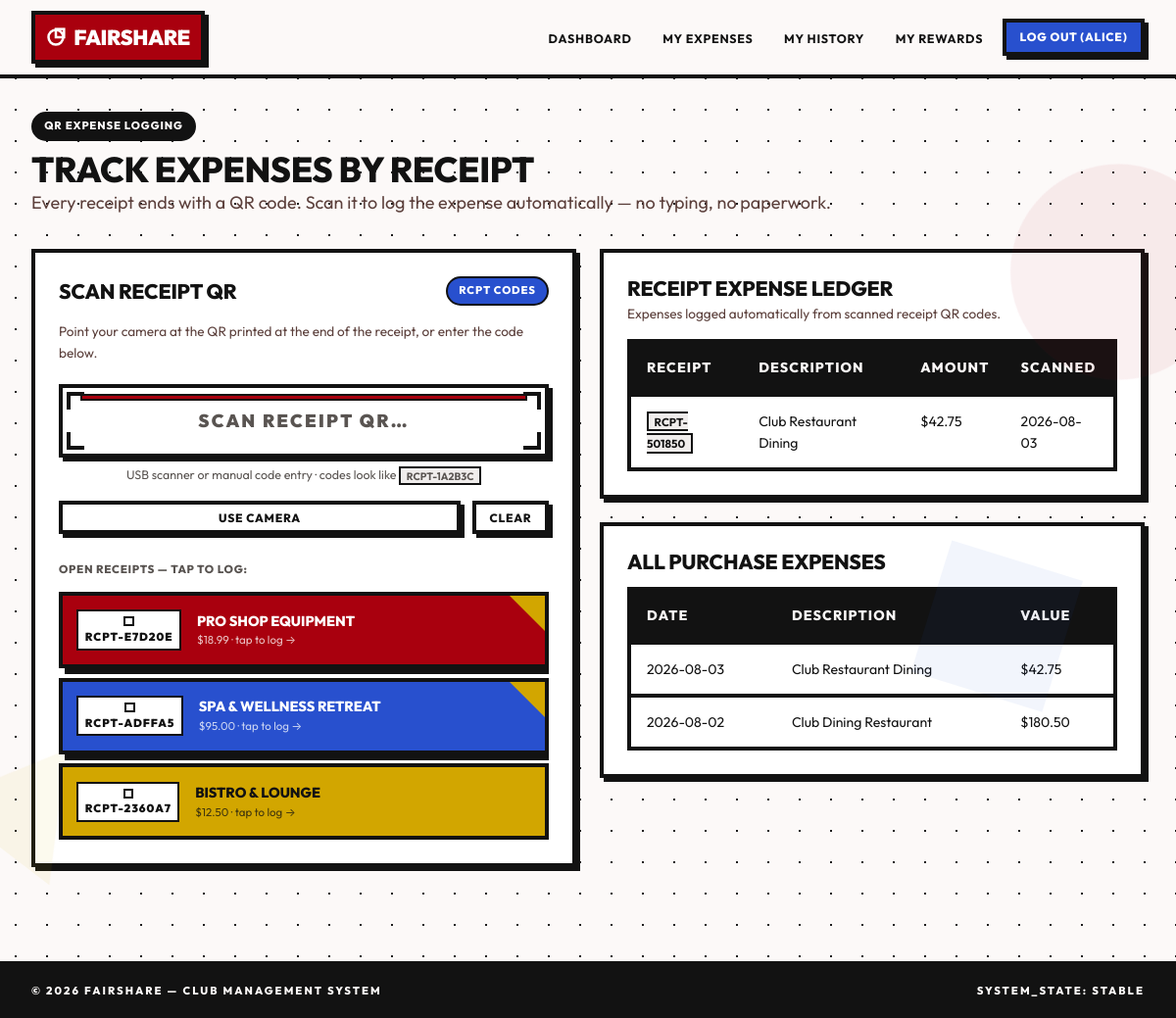
Page /member/expenses (signed in) on the committed database.
### tables this page shows
CREATE TABLE users (
            id INTEGER PRIMARY KEY AUTOINCREMENT,
            username TEXT UNIQUE NOT NULL,
            password_hash TEXT NOT NULL,
            role TEXT NOT NULL CHECK(role IN ('member', 'admin')),
            created_at TIMESTAMP DEFAULT CURRENT_TIMESTAMP
        );

CREATE TABLE receipts (
            id INTEGER PRIMARY KEY AUTOINCREMENT,
            receipt_code TEXT UNIQUE NOT NULL,
            service_name TEXT NOT NULL,
            amount REAL NOT NULL DEFAULT 0.0,
            status TEXT NOT NULL DEFAULT 'unscanned' CHECK(status IN ('unscanned', 'scanned')),
            scanned_by_member INTEGER,
            scanned_by_guest INTEGER,
            scanned_at TIMESTAMP,
            issued_at TIMESTAMP DEFAULT CURRENT_TIMESTAMP,
            FOREIGN KEY (scanned_by_member) REFERENCES members (id) ON DELETE SET NULL,
            FOREIGN KEY (scanned_by_guest) REFERENCES guest_ids (id) ON DELETE SET NULL
        );

CREATE TABLE activities (
            id INTEGER PRIMARY KEY AUTOINCREMENT,
            member_id INTEGER NOT NULL,
            activity_type TEXT NOT NULL CHECK(activity_type IN ('visit', 'purchase', 'referral', 'facility')),
            service_name TEXT NOT NULL,
            transaction_value REAL DEFAULT 0.0,
            guest_count INTEGER DEFAULT 0,
            created_at TIMESTAMP DEFAULT CURRENT_TIMESTAMP,
            FOREIGN KEY (member_id) REFERENCES members (id) ON DELETE CASCADE
        );

### main.py (the view)
@app.route('/member/expenses')
@login_required
def member_expenses():
    conn = get_db()
    cursor = conn.cursor()
    cursor.execute("SELECT * FROM members WHERE user_id = ?", (session['user_id'],))
    member = cursor.fetchone()
    if not member:
        conn.close()
        flash('Member profile not found.', 'danger')
        return redirect(url_for('index'))
    cursor.execute('''
        SELECT activity_type, service_name, transaction_value, created_at
        FROM activities WHERE member_id = ? AND activity_type = 'purchase'
        ORDER BY created_at DESC LIMIT 15
    ''', (member['id'],))
    expenses = cursor.fetchall()
    cursor.execute('''
        SELECT * FROM receipts WHERE scanned_by_member = ? ORDER BY scanned_at DESC LIMIT 10
    ''', (member['id'],))
    scanned_receipts = cursor.fetchall()
    cursor.execute("SELECT * FROM receipts WHERE status = 'unscanned' ORDER BY issued_at DESC LIMIT 6")
    open_receipts = cursor.fetchall()
    conn.close()
    return render_template('member/expenses.html', member=member, expenses=expenses,
                           scanned_receipts=scanned_receipts, open_receipts=open_receipts)

### database.py (called while the page is built)
def get_db():
    db_path = Config.DATABASE
    os.makedirs(os.path.dirname(db_path), exist_ok=True)
    conn = sqlite3.connect(db_path)
    conn.row_factory = sqlite3.Row
    conn.execute("PRAGMA foreign_keys = ON;")
    return conn

### main.py (called while the page is built)
@app.after_request
def add_header(response):
    if app.debug:
        response.headers['Cache-Control'] = 'no-cache, no-store, must-revalidate'
    else:
        response.headers['Cache-Control'] = 'public, max-age=3600'
    return response

def login_required(f):
    @functools.wraps(f)
    def decorated_function(*args, **kwargs):
        if 'user_id' not in session:
            flash('Please log in to access this page.', 'warning')
            return redirect(url_for('login'))
        return f(*args, **kwargs)
    return decorated_function

@app.context_processor
def inject_user():
    user = None
    member = None
    guest = None
    if 'user_id' in session:
        conn = get_db()
        cursor = conn.cursor()
        cursor.execute("SELECT id, username, role FROM users WHERE id = ?", (session['user_id'],))
        user = cursor.fetchone()
        if user and user['role'] == 'member':
            cursor.execute("SELECT * FROM members WHERE user_id = ?", (user['id'],))
            member = cursor.fetchone()
        conn.close()
    if 'guest_id' in session:
        conn = get_db()
        cursor = conn.cursor()
        cursor.execute("SELECT id, guest_name, guest_code FROM guest_ids WHERE id = ?", (session['guest_id'],))
        guest = cursor.fetchone()
        conn.close()
    return dict(current_user=user, current_member=member, current_guest=guest)

### templates/member/expenses.html (shortened to what this page needs)
{% extends "base.html" %}
{% block content %}
<div style="margin-bottom: 2rem;">
  <span class="badge badge-black" style="margin-bottom: 0.5rem;">QR Expense Logging</span>
  <h1>Track Expenses by Receipt</h1>
  <p style="color: var(--text-muted);">Every receipt ends with a QR code. Scan it to log the expense automatically — no typing, no paperwork.</p>
</div>
<div class="grid grid-cols-2" style="gap: 1.5rem; margin-bottom: 2rem;">
  <div class="card" id="receipt-scanner-card">
    <div style="display: flex; justify-content: space-between; align-items: center; margin-bottom: 1rem;">
      <h3>Scan Receipt QR</h3>
      <span class="badge badge-blue">RCPT Codes</span>
    </div>
    <p style="color: var(--text-muted); font-size: 0.85rem; margin-bottom: 0.5rem;">
      Point your camera at the QR printed at the end of the receipt, or enter the code below.
    </p>
    <form action="{{ url_for('member_receipt_scan') }}" method="POST" id="receipt-scanner-form" class="scanner-form">
      <div class="scanner-frame">
        <span class="scan-corner tl"></span><span class="scan-corner tr"></span>
        <span class="scan-corner bl"></span><span class="scan-corner br"></span>
        <div class="scan-line"></div>
        <input type="text" name="receipt_code" id="receipt-code-input" class="scanner-input"
               placeholder="SCAN RECEIPT QR…" aria-label="Receipt QR code"
               autocomplete="off" autocapitalize="characters" spellcheck="false" autofocus required>
      </div>
      <p style="color: var(--text-dim); font-size: 0.78rem; text-align: center; margin-top: 0.5rem;">
        USB scanner or manual code entry · codes look like <code>RCPT-1A2B3C</code>
      </p>
    </form>
    <div style="display: flex; gap: 0.75rem; margin-top: 1rem;">
      <button type="button" id="receipt-camera-toggle" class="btn btn-ghost btn-sm" style="flex: 1;" data-label-on="Use Camera">Use Camera</button>
      <button type="button" id="receipt-clear-scanner" class="btn btn-ghost btn-sm">Clear</button>
    </div>
    {% if open_receipts %}
      <div style="margin-top: 1.25rem;">
        <span style="color: var(--text-dim); font-weight: 800; text-transform: uppercase; letter-spacing: 0.06em; font-size: 0.72rem;">Open Receipts — tap to log:</span>
        <div style="display: flex; flex-direction: column; gap: 0.6rem; margin-top: 0.6rem; max-height: 300px; overflow-y: auto;">
          {% for r in open_receipts %}
            <button type="button" class="facility-scan-card" data-receipt-code="{{ r.receipt_code }}">
              <div class="facility-barcode-box">
                <div class="facility-qr"><div data-qr="{{ r.receipt_code }}" data-qr-width="40"></div></div>
                <span class="facility-code">{{ r.receipt_code }}</span>
              </div>
              <div class="facility-ticket-body">
                <p class="facility-ticket-name">{{ r.service_name }}</p>
                <p class="facility-ticket-hint">${{ "%.2f"|format(r.amount) }} · tap to log &rarr;</p>
              </div>
            </button>
          {% endfor %}
        </div>
      </div>
    {% endif %}
  </div>
  <div style="display: flex; flex-direction: column; gap: 1.5rem;">
    <div class="card">
      <h3>Receipt Expense Ledger</h3>
      <p style="color: var(--text-muted); font-size: 0.85rem; margin-top: 0.25rem; margin-bottom: 0.85rem;">Expenses logged automatically from scanned receipt QR codes.</p>
      <div class="table-container" style="max-height: 280px; overflow-y: auto;">
        <table class="table">
          <thead>
            <tr><th>Receipt</th><th>Description</th><th>Amount</th><th>Scanned</th></tr>
          </thead>
          <tbody>
            {% for r in scanned_receipts %}
              <tr>
                <td><code style="font-size: 0.72rem;">{{ r.receipt_code }}</code></td>
                <td>{{ r.service_name }}</td>
                <td>${{ "%.2f"|format(r.amount) }}</td>
                <td>{{ r.scanned_at[:10] if r.scanned_at else '—' }}</td>
              </tr>
            {% else %}
              <tr><td colspan="4" style="text-align:center; color: var(--text-dim);">No receipt expenses logged yet. Scan a receipt QR to get started.</td></tr>
            {% endfor %}
          </tbody>
        </table>
      </div>
    </div>
    <div class="card">
      <h3>All Purchase Expenses</h3>
      <div class="table-container" style="margin-top: 0.85rem; max-height: 280px; overflow-y: auto;">
        <table class="table">
          <thead>
            <tr><th>Date</th><th>Description</th><th>Value</th></tr>
          </thead>
          <tbody>
            {% for e in expenses %}
              <tr>
                <td>{{ e.created_at[:10] }}</td>
                <td>{{ e.service_name }}</td>
                <td>${{ "%.2f"|format(e.transaction_value) }}</td>
              </tr>
            {% else %}
              <tr><td colspan="3" style="text-align:center; color: var(--text-dim);">No purchase expenses recorded.</td></tr>
            {% endfor %}
          </tbody>
        </table>
      </div>
    </div>
  </div>
</div>
{% endblock %}

### templates/base.html (shortened to what this page needs)
<!DOCTYPE html>
<html lang="en">
<head>
  <link rel="stylesheet" href="{{ url_for('static', filename='css/styles.css') }}?v=13">
</head>
<body>
  <nav class="navbar">
    <div class="navbar-container">
      <a href="{% if current_user %}{% if current_user.role == 'admin' %}{{ url_for('admin_dashboard') }}{% else %}{{ url_for('member_dashboard') }}{% endif %}{% else %}{{ url_for('index') }}{% endif %}" class="brand-logo">
        <svg width="20" height="20" viewBox="0 0 24 24" fill="none" stroke="currentColor" stroke-width="3" stroke-linecap="square">
          <circle cx="12" cy="12" r="9"></circle>
          <rect x="12" y="2" width="10" height="10"></rect>
        </svg>
        FairShare
      </a>
      <ul class="nav-links" id="nav-links">
        {% if current_user %}
          {% if current_user.role == 'admin' %}
            <li><a href="{{ url_for('admin_dashboard') }}" class="nav-link">Dashboard</a></li>
            <li><a href="{{ url_for('admin_members') }}" class="nav-link">Members</a></li>
            <li><a href="{{ url_for('admin_activity') }}" class="nav-link">Activity</a></li>
          {% else %}
            <li><a href="{{ url_for('member_dashboard') }}" class="nav-link">Dashboard</a></li>
            <li><a href="{{ url_for('member_expenses') }}" class="nav-link">My Expenses</a></li>
            <li><a href="{{ url_for('member_activity') }}" class="nav-link">My History</a></li>
            <li><a href="{{ url_for('member_rewards') }}" class="nav-link">My Rewards</a></li>
          {% endif %}
          <li><a href="{{ url_for('logout') }}" class="btn btn-secondary btn-sm">Log Out ({{ current_user.username }})</a></li>
        {% else %}
          <li><a href="{{ url_for('login') }}" class="btn btn-primary btn-sm">Log In</a></li>
        {% endif %}
      </ul>
    </div>
  </nav>
  <main class="main-content">
    {% block content %}{% endblock %}
  </main>
  <footer>
    <span>&copy; 2026 FairShare — Club Management System</span>
    <span>SYSTEM_STATE: STABLE</span>
  </footer>
</body>
</html>

### rows in the picture
users: username "ALICE"
receipts: receipt_code "RCPT-E7D20E", service_name "PRO SHOP EQUIPMENT", amount "18.99"
receipts: receipt_code "RCPT-ADFFA5", service_name "SPA & WELLNESS RETREAT", amount "95.00"
receipts: receipt_code "RCPT-2360A7", service_name "BISTRO & LOUNGE", amount "12.50"
receipts: receipt_code "RCPT-501850", service_name "Club Restaurant Dining", amount "42.75", scanned_at "2026-08-03"
activities: created_at "2026-08-03", service_name "Club Restaurant Dining", transaction_value "42.75"
activities: created_at "2026-08-02", service_name "Club Dining Restaurant", transaction_value "180.50"
